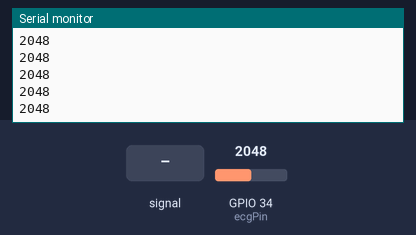
This sketch was run on a simulated ESP32. Parts: the last lines printed to the serial monitor. The inputs (shaded band) are chosen by the test bench; at power-on: GPIO 34 (ecgPin) = 2048.

Above: at 1.2 s.
1.3 s: GPIO 34 (ecgPin) fed a 200 Hz sine of ±327 counts around its level
At 2.4 s:
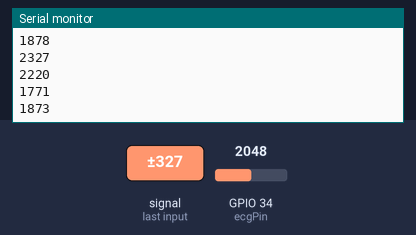
2.8 s: GPIO 34 (ecgPin) set to 2866
At 3.4 s:
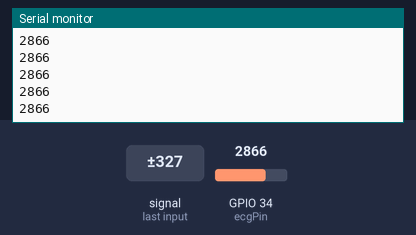
4.3 s: GPIO 34 (ecgPin) fed a 1000 Hz sine of ±1023 counts around its level
5.8 s: GPIO 34 (ecgPin) set to 4095
At 6.6 s:
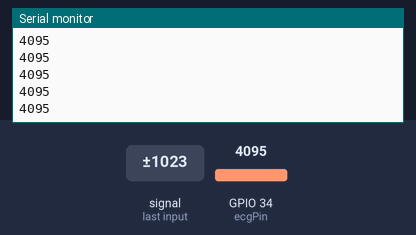
Timing chart, 0 to 8.3 s (numbered marks = the images above; inputs shaded):
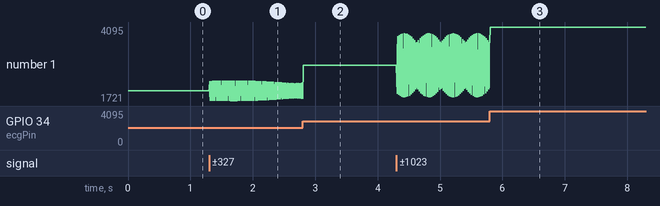

The sketch:

arduinocode.ino
```cpp
int ecgPin = 34;

void setup() {
  Serial.begin(9600);
}

void loop() {
  int ecgValue = analogRead(ecgPin);
  Serial.println(ecgValue);
  delay(5);
}
```

Measured:
- after the input at 1.3 s, the serial monitor: prints a new line at once (image 1)
- plotted number 1: 2048 → 1794 after the input at 1.3 s
